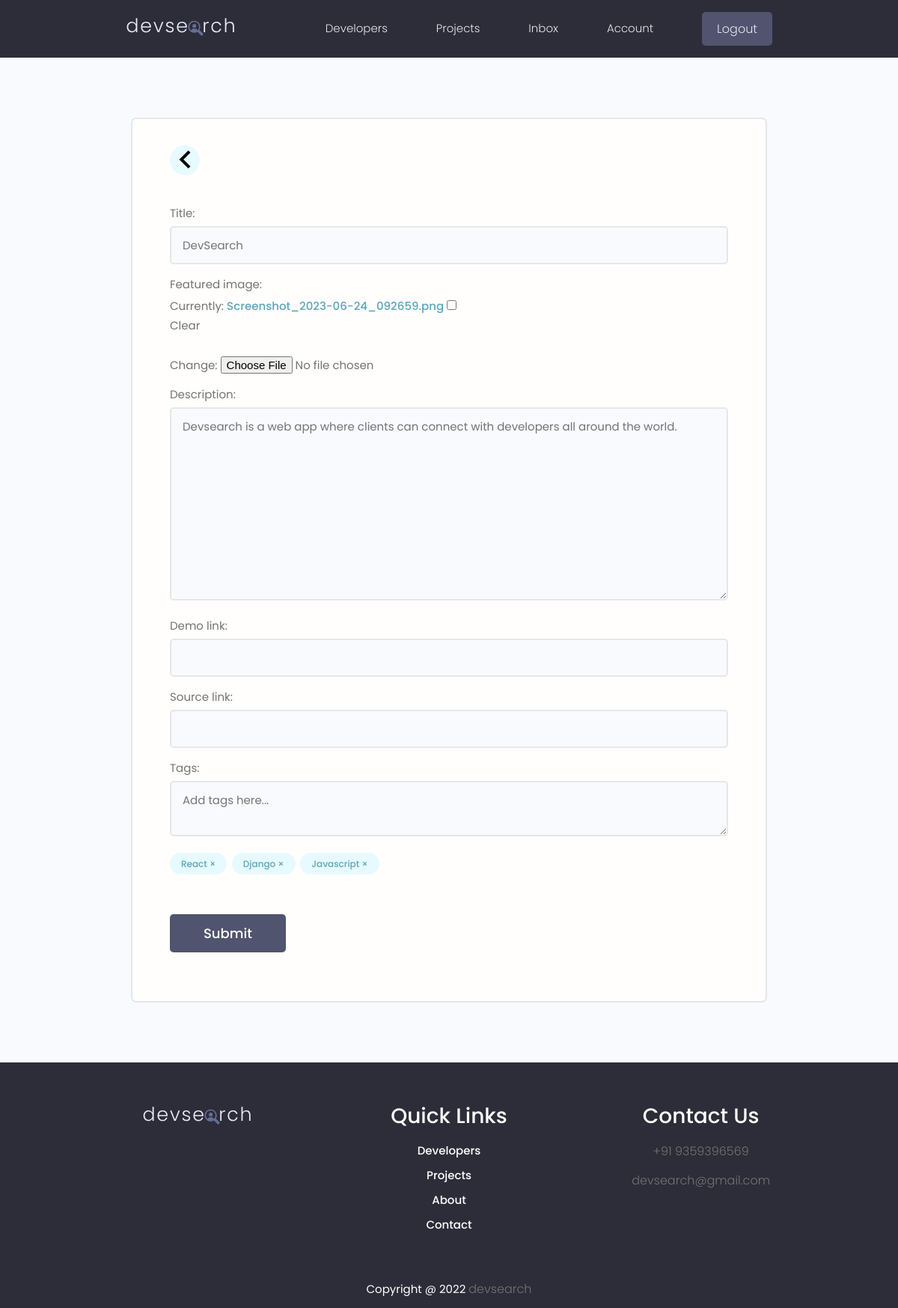
/update-project/bf62d529-7284-4320-8d23-6407457970bb/ (signed in), run on the app's committed database.
### projects/models.py (models this page shows, shortened)
class Project(models.Model):
    owner = models.ForeignKey(
        profile, null=True, blank=True, on_delete=models.CASCADE)
    title = models.CharField(max_length=200)
    description = models.TextField(null=True, blank=True)
    featured_image = models.ImageField(
        null=True, blank=True, default='default.jpg')
    demo_link = models.CharField(max_length=2000, null=True, blank=True)
    source_link = models.CharField(max_length=2000, null=True, blank=True)
    tags = models.ManyToManyField('Tag', blank=True)
    vote_total = models.IntegerField(default=0, null=True, blank=True)
    vote_ratio = models.IntegerField(default=0, null=True, blank=True)
    created = models.DateTimeField(auto_now_add=True)
    id = models.UUIDField(default=uuid.uuid4, unique=True,
                          primary_key=True, editable=False)
    class Meta:
        ordering = ['-vote_ratio', '-vote_total', 'title']

class Tag(models.Model):
    name = models.CharField(max_length=200)
    created = models.DateTimeField(auto_now_add=True)
    id = models.UUIDField(default=uuid.uuid4, unique=True,
                          primary_key=True, editable=False)

### projects/views.py (the view, shortened to what this page needs)
# urls.py: path("update-project/<str:pk>/", views.updateProject, name="update-project-page"),
@login_required(login_url="login-page")
def updateProject(request, pk):
    profile = request.user.profile
    project = profile.project_set.get(id=pk)
    form = ProjectForm(instance=project)
    context = {'form': form, 'project': project}
    return render(request, 'projects/project_form.html', context)

### projects/forms.py
class ProjectForm(ModelForm):
    class Meta:
        model = Project
        fields = ['title','featured_image','description','demo_link','source_link']
    def __init__(self, *args, **kwargs):
        super(ProjectForm, self).__init__(*args, **kwargs)
        for name, field in self.fields.items():
            field.widget.attrs.update({'class': 'input'})

### projects/templates/projects/project_form.html (shortened to what this page needs)
{% extends 'base.html' %} {% load static %} {% block content %}
<main class="formPage my-xl">
  <div class="content-box">
    <div class="formWrapper">
      <a class="backButton" href="{% url 'profile-page' %}">
        <svg
          xmlns="http://www.w3.org/2000/svg"
          width="24"
          height="24"
          viewBox="0 0 24 24"
        >
          <path
            d="M16.67 0l2.83 2.829-9.339 9.175 9.339 9.167-2.83 2.829-12.17-11.996z"
          />
        </svg>
      </a>
      <br />
      <form class="form" method="POST" enctype="multipart/form-data">
        {% for field in form %}
        <div class="form__field">
          <label for="formInput#text">{{ field.label }}: </label>
          {{ field }}
        </div>
        {% endfor %}
        <div class="form__field">
          <label for="formInput#text">Tags: </label>
          <textarea
            class="input"
            name="newtags"
            placeholder="Add tags here..."
          ></textarea>
        </div>
        <div class="form__field">
          {% for tag in project.tags.all %}
          <div class="project-tag tag tag--pill tag--main" data-tag="{{tag.id}}"  data-project="{{project.id}}">
            {{ tag.name }} &#215;
          </div>
          {% endfor %}
        </div>
        <input
          class="btn btn--sub btn--lg my-md"
          type="submit"
          value="Submit"
        />
      </form>
    </div>
  </div>
</main>
{% endblock content %}

### static/styles/app.css (style rules this page uses)
:root { --color-sub: #2d2d39; }
.btn--sub { background-color: var(--color-sub-light); }
.content-box { width: 95%; max-width: 85rem; margin: 0 auto; }
.backButton { background: var(--color-main-light); color: var(--color-main); width: 4rem; height: 4rem; display: flex; align-items: center; justify-content: center; border-radius: 50%; }
.formPage .formWrapper { list-style: none; background: var(--color-white); padding: 3.5rem 5rem; border: 2px solid var(--color-light); border-radius: 0.7rem; }

### static/uikit/styles/modules/_variables.css (style rules this page uses)
:root { --color-main: #5aa5b9; --color-main-light: #e6faff; --color-sub: #3f4156; --color-sub-light: #51546e; --color-sub-lighter: #ededfd; --color-text: #737373; --color-gray: #8b8b8b; --color-light: #e5e7eb; --color-light-gray: #767676; --color-bg: #f8fafd; --color-white: #fffefd; --color-white-light: #f3f3f3; --color-success: #359e64; --color-success-bg: #def8e8; --color-error: #fc4b0b; --color-error-bg: #fff2ee; --font-base: 'Poppins', arial, helvetica, 'Segoe UI', roboto, ubuntu, sans-serif; --font-monospace: 'Fira Code', 'Courier New', courier, monospace; --font-regular: 300; --font-medium: 500; --font-bold: 700; --generic-shadow: 1px 1px 5px #00000010; --generic-transition: all 0.3s ease-in-out; }

### static/uikit/styles/modules/_base.css (style rules this page uses)
* { margin: 0; padding: 0; box-sizing: border-box; text-rendering: optimizeLegibility; color: inherit; font-size: inherit; }
html { font-size: 50%; }
@media only screen and (min-width: 480px) { html { font-size: 56.25%; } }
@media only screen and (min-width: 1200px) { html { font-size: 62.5%; } }
body { line-height: 1.6; font-weight: 400; font-size: 1.5rem; color: var(--color-text); background-color: var(--color-bg); min-height: 100vh; }

### static/uikit/styles/modules/_typography.css (style rules this page uses)
* { font-family: var(--font-base); }
a { padding-bottom: 2px; text-decoration: none; display: inline-block; color: var(--color-main); font-weight: var(--font-medium); }

### static/uikit/styles/modules/_utilities.css (style rules this page uses)
.my-md { margin: 3rem auto; }
.my-xl { margin: 8rem auto; }

### static/uikit/styles/modules/_button.css (style rules this page uses)
.btn { display: inline-block; position: relative; cursor: pointer; background-color: var(--color-light); font-weight: var(--font-medium); color: var(--color-sub); text-decoration: none; padding: 1rem 2rem; border-radius: 0.5rem; border: none; width: -webkit-fit-content; width: -moz-fit-content; width: fit-content; height: -webkit-fit-content; height: -moz-fit-content; height: fit-content; font-size: 1.6rem; outline-width: 0; outline-color: transparent; -webkit-backface-visibility: hidden; backface-visibility: hidden; transition: all 0.3s ease-in-out; }
.btn--sub { background-color: var(--color-sub); color: var(--color-white); }
.btn--lg { font-size: 1.8rem; padding: 1.2rem 4.5rem; }

### static/uikit/styles/modules/_form.css (style rules this page uses)
.form { display: block; }
.form__field { margin-top: 1.5rem; margin-bottom: 1.5rem; }
.form__label, .form__field > label { display: block; margin-bottom: 0.5rem; color: var(--color-text); }
input.input[type='text'], input.input[type='email'], input.input[type='password'], input.input[type='number'], select.input, textarea.input { min-width: 24rem; width: 100%; padding: 1.2rem 1.5rem; border-radius: 0.5rem; border: 2px solid var(--color-light); transition: all 0.3s ease-in-out; background-color: var(--color-bg); }

### static/uikit/styles/modules/_tag.css (style rules this page uses)
.tag { display: inline-flex; align-items: center; background-color: var(--color-sub); height: -webkit-fit-content; height: -moz-fit-content; height: fit-content; width: -webkit-fit-content; width: -moz-fit-content; width: fit-content; border-radius: 0.5rem; padding: 0.5rem 1.5rem; font-size: 1.2rem; cursor: pointer; }
.tag:not(:last-child) { margin-right: 0.25rem; margin-bottom: 0.75rem; }
.tag--pill { border-radius: 5rem; }
.tag--main, .tag--main > small { background: var(--color-main-light); color: var(--color-main); font-weight: 500; }

### data on the page
Project: form "DevSearch" "Devsearch is a web app where clients can connect with developers all around the world."
Tag: name "React"
Tag: name "Django"
Tag: name "Javascript"

### other printed values
{{ field.label }} "Title" "Featured image" "Description" "Demo link" "Source link"
